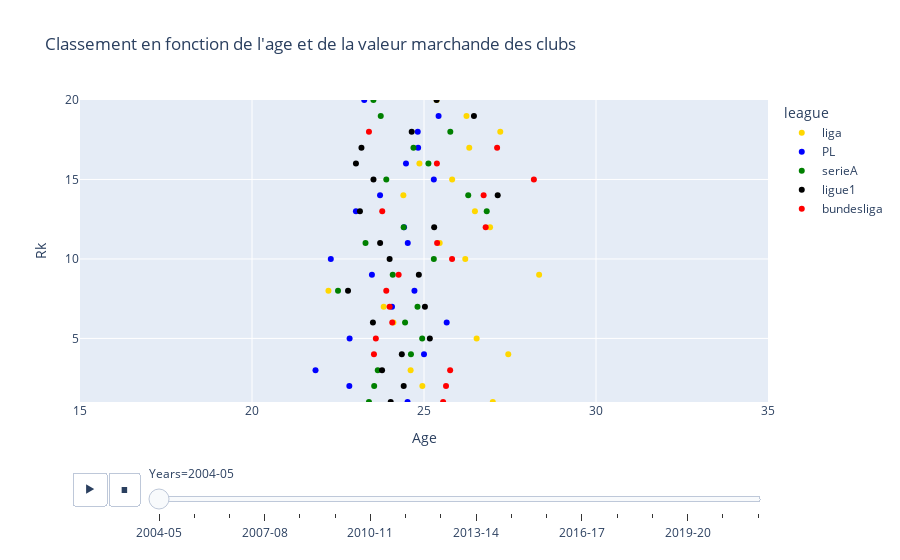

The code cell stored with this chart in its notebook:
### Code cell
#[leagues["Years"] == saison]
px.scatter(leagues, x='Age', y='Rk', color="league", 
           hover_name="Squad", 
           color_discrete_map=league_colors, title="Classement en fonction de l'age et de la valeur marchande des clubs ",
           #size = 'Market Value', size_max=40, 
           animation_frame=leagues["Years"], animation_group="Squad", range_x=[15,35], range_y=[1,20])

### Figure 1 — Plotly figure (JSON) as saved in the notebook; plotly's stock layout.template omitted (floating-point values rounded to 4 significant figures)
{"data": [{"hovertemplate": "<b>%{hovertext}</b><br><br>league=liga<br>Years=2004-05<br>Age=%{x}<br>Rk=%{y}<extra></extra>", "hovertext": ["FC Barcelona", "Real Madrid", "Villarreal CF", "Real Betis Balompié", "RCD Espanyol Barcelona", "Sevilla FC", "Valencia CF", "Athletic Bilbao", "Deportivo de La Coruña", "Málaga CF", "Atlético de Madrid", "Real Zaragoza", "Getafe CF", "Real Sociedad", "CA Osasuna", "Racing Santander", "RCD Mallorca", "Levante UD", "CD Numancia", "Albacete Balompié"], "ids": ["FC Barcelona", "Real Madrid", "Villarreal CF", "Real Betis Balompié", "RCD Espanyol Barcelona", "Sevilla FC", "Valencia CF", "Athletic Bilbao", "Deportivo de La Coruña", "Málaga CF", "Atlético de Madrid", "Real Zaragoza", "Getafe CF", "Real Sociedad", "CA Osasuna", "Racing Santander", "RCD Mallorca", "Levante UD", "CD Numancia", "Albacete Balompié"], "legendgroup": "liga", "marker": {"color": "gold", "symbol": "circle"}, "mode": "markers", "name": "liga", "orientation": "v", "showlegend": true, "type": "scatter", "x": [27, 24.95, 24.61, 27.45, 26.53, 24.11, 23.83, 22.22, 28.35, 26.2, 25.46, 26.92, 26.48, 24.4, 25.82, 24.87, 26.32, 27.22, 26.24, 25.37], "xaxis": "x", "y": [1, 2, 3, 4, 5, 6, 7, 8, 9, 10, 11, 12, 13, 14, 15, 16, 17, 18, 19, 20], "yaxis": "y"}, {"hovertemplate": "<b>%{hovertext}</b><br><br>league=PL<br>Years=2004-05<br>Age=%{x}<br>Rk=%{y}<extra></extra>", "hovertext": ["Chelsea FC FC", "Arsenal FC", "Manchester United", "Everton FC", "Liverpool FC", "Bolton Wanderers", "Middlesbrough", "Manchester City", "Tottenham Hotspur", "Aston Villa", "Charlton Athletic", "Birmingham City", "Fulham FC", "Newcastle United", "Blackburn Rovers", "Portsmouth FC", "West Bromwich Albion", "Crystal Palace", "Norwich City", "Southampton FC"], "ids": ["Chelsea FC FC", "Arsenal FC", "Manchester United", "Everton FC", "Liverpool FC", "Bolton Wanderers", "Middlesbrough", "Manchester City", "Tottenham Hotspur", "Aston Villa", "Charlton Athletic", "Birmingham City", "Fulham FC", "Newcastle United", "Blackburn Rovers", "Portsmouth FC", "West Bromwich Albion", "Crystal Palace", "Norwich City", "Southampton FC"], "legendgroup": "PL", "marker": {"color": "blue", "symbol": "circle"}, "mode": "markers", "name": "PL", "orientation": "v", "showlegend": true, "type": "scatter", "x": [24.52, 22.83, 21.85, 25, 22.84, 25.66, 24.07, 24.72, 23.49, 22.29, 24.53, 24.42, 23.02, 23.72, 25.29, 24.48, 24.83, 24.82, 25.42, 23.26], "xaxis": "x", "y": [1, 2, 3, 4, 5, 6, 7, 8, 9, 10, 11, 12, 13, 14, 15, 16, 17, 18, 19, 20], "yaxis": "y"}, {"hovertemplate": "<b>%{hovertext}</b><br><br>league=serieA<br>Years=2004-05<br>Age=%{x}<br>Rk=%{y}<extra></extra>", "hovertext": ["Juventus FC", "AC Milan", "Inter Milan", "Udinese Calcio", "UC Sampdoria", "US Palermo", "FC Messina Peloro", "AS Roma", "AS Livorno", "Reggina Calcio", "US Lecce", "Cagliari Calcio", "SS Lazio", "AC Siena", "Chievo Verona", "ACF Fiorentina", "Parma FC", "Bologna FC 1909", "Brescia Calcio", "Atalanta BC"], "ids": ["Juventus FC", "AC Milan", "Inter Milan", "Udinese Calcio", "UC Sampdoria", "US Palermo", "FC Messina Peloro", "AS Roma", "AS Livorno", "Reggina Calcio", "US Lecce", "Cagliari Calcio", "SS Lazio", "AC Siena", "Chievo Verona", "ACF Fiorentina", "Parma FC", "Bologna FC 1909", "Brescia Calcio", "Atalanta BC"], "legendgroup": "serieA", "marker": {"color": "green", "symbol": "circle"}, "mode": "markers", "name": "serieA", "orientation": "v", "showlegend": true, "type": "scatter", "x": [23.4, 23.55, 23.66, 24.62, 24.95, 24.45, 24.81, 22.5, 24.09, 25.29, 23.3, 24.41, 26.82, 26.29, 23.9, 25.13, 24.69, 25.76, 23.74, 23.53], "xaxis": "x", "y": [1, 2, 3, 4, 5, 6, 7, 8, 9, 10, 11, 12, 13, 14, 15, 16, 17, 18, 19, 20], "yaxis": "y"}, {"hovertemplate": "<b>%{hovertext}</b><br><br>league=ligue1<br>Years=2004-05<br>Age=%{x}<br>Rk=%{y}<extra></extra>", "hovertext": ["Olympique Lyon", "LOSC Lille", "AS Monaco", "Stade Rennais", "Olympique Marseille", "Saint-Etienne", "RC Lens", "Auxerre", "Paris Saint-Germain", "FC Sochaux-Montbéliard", "RC Strasbourg Alsace", "OGC Nice", "Toulouse", "Ajaccio", "FC Girondins Bordeaux", "FC Metz", "FC Nantes", "SM Caen", "SC Bastia", "FC Istres Ouest Provence"], "ids": ["Olympique Lyon", "LOSC Lille", "AS Monaco", "Stade Rennais", "Olympique Marseille", "Saint-Etienne", "RC Lens", "Auxerre", "Paris Saint-Germain", "FC Sochaux-Montbéliard", "RC Strasbourg Alsace", "OGC Nice", "Toulouse", "Ajaccio", "FC Girondins Bordeaux", "FC Metz", "FC Nantes", "SM Caen", "SC Bastia", "FC Istres Ouest Provence"], "legendgroup": "ligue1", "marker": {"color": "black", "symbol": "circle"}, "mode": "markers", "name": "ligue1", "orientation": "v", "showlegend": true, "type": "scatter", "x": [24.03, 24.41, 23.78, 24.35, 25.17, 23.52, 25.03, 22.79, 24.85, 24, 23.72, 25.3, 23.14, 27.14, 23.53, 23.02, 23.18, 24.64, 26.45, 25.37], "xaxis": "x", "y": [1, 2, 3, 4, 5, 6, 7, 8, 9, 10, 11, 12, 13, 14, 15, 16, 17, 18, 19, 20], "yaxis": "y"}, {"hovertemplate": "<b>%{hovertext}</b><br><br>league=bundesliga<br>Years=2004-05<br>Age=%{x}<br>Rk=%{y}<extra></extra>", "hovertext": ["Bayern Munich", "Schalke 04", "SV Werder Bremen", "Hertha BSC", "VfB Stuttgart", "Bayer 04 Leverkusen", "Borussia Dortmund", "Hamburger SV", "VfL Wolfsburg", "Hannover 96", "FSV Mainz 05", "Kaiserslautern", "Arminia Bielefeld", "Nuremberg", "Borussia Mönchengladbach", "VfL Bochum", "Hansa Rostock", "SC Freiburg"], "ids": ["Bayern Munich", "Schalke 04", "SV Werder Bremen", "Hertha BSC", "VfB Stuttgart", "Bayer 04 Leverkusen", "Borussia Dortmund", "Hamburger SV", "VfL Wolfsburg", "Hannover 96", "FSV Mainz 05", "Kaiserslautern", "Arminia Bielefeld", "Nuremberg", "Borussia Mönchengladbach", "VfL Bochum", "Hansa Rostock", "SC Freiburg"], "legendgroup": "bundesliga", "marker": {"color": "red", "symbol": "circle"}, "mode": "markers", "name": "bundesliga", "orientation": "v", "showlegend": true, "type": "scatter", "x": [25.56, 25.64, 25.76, 23.55, 23.6, 24.08, 24, 23.9, 24.26, 25.82, 25.38, 26.79, 23.79, 26.73, 28.19, 25.38, 27.12, 23.4], "xaxis": "x", "y": [1, 2, 3, 4, 5, 6, 7, 8, 9, 10, 11, 12, 13, 14, 15, 16, 17, 18], "yaxis": "y"}], "layout": {"legend": {"title": {"text": "league"}, "tracegroupgap": 0}, "sliders": [{"active": 0, "currentvalue": {"prefix": "Years="}, "len": 0.9, "pad": {"b": 10, "t": 60}, "steps": [{"args": [["2004-05"], {"frame": {"duration": 0, "redraw": false}, "fromcurrent": true, "mode": "immediate", "transition": {"duration": 0, "easing": "linear"}}], "label": "2004-05", "method": "animate"}, {"args": [["2005-06"], {"frame": {"duration": 0, "redraw": false}, "fromcurrent": true, "mode": "immediate", "transition": {"duration": 0, "easing": "linear"}}], "label": "2005-06", "method": "animate"}, {"args": [["2006-07"], {"frame": {"duration": 0, "redraw": false}, "fromcurrent": true, "mode": "immediate", "transition": {"duration": 0, "easing": "linear"}}], "label": "2006-07", "method": "animate"}, {"args": [["2007-08"], {"frame": {"duration": 0, "redraw": false}, "fromcurrent": true, "mode": "immediate", "transition": {"duration": 0, "easing": "linear"}}], "label": "2007-08", "method": "animate"}, {"args": [["2008-09"], {"frame": {"duration": 0, "redraw": false}, "fromcurrent": true, "mode": "immediate", "transition": {"duration": 0, "easing": "linear"}}], "label": "2008-09", "method": "animate"}, {"args": [["2009-10"], {"frame": {"duration": 0, "redraw": false}, "fromcurrent": true, "mode": "immediate", "transition": {"duration": 0, "easing": "linear"}}], "label": "2009-10", "method": "animate"}, {"args": [["2010-11"], {"frame": {"duration": 0, "redraw": false}, "fromcurrent": true, "mode": "immediate", "transition": {"duration": 0, "easing": "linear"}}], "label": "2010-11", "method": "animate"}, {"args": [["2011-12"], {"frame": {"duration": 0, "redraw": false}, "fromcurrent": true, "mode": "immediate", "transition": {"duration": 0, "easing": "linear"}}], "label": "2011-12", "method": "animate"}, {"args": [["2012-13"], {"frame": {"duration": 0, "redraw": false}, "fromcurrent": true, "mode": "immediate", "transition": {"duration": 0, "easing": "linear"}}], "label": "2012-13", "method": "animate"}, {"args": [["2013-14"], {"frame": {"duration": 0, "redraw": false}, "fromcurrent": true, "mode": "immediate", "transition": {"duration": 0, "easing": "linear"}}], "label": "2013-14", "method": "animate"}, {"args": [["2014-15"], {"frame": {"duration": 0, "redraw": false}, "fromcurrent": true, "mode": "immediate", "transition": {"duration": 0, "easing": "linear"}}], "label": "2014-15", "method": "animate"}, {"args": [["2015-16"], {"frame": {"duration": 0, "redraw": false}, "fromcurrent": true, "mode": "immediate", "transition": {"duration": 0, "easing": "linear"}}], "label": "2015-16", "method": "animate"}, {"args": [["2016-17"], {"frame": {"duration": 0, "redraw": false}, "fromcurrent": true, "mode": "immediate", "transition": {"duration": 0, "easing": "linear"}}], "label": "2016-17", "method": "animate"}, {"args": [["2017-18"], {"frame": {"duration": 0, "redraw": false}, "fromcurrent": true, "mode": "immediate", "transition": {"duration": 0, "easing": "linear"}}], "label": "2017-18", "method": "animate"}, {"args": [["2018-19"], {"frame": {"duration": 0, "redraw": false}, "fromcurrent": true, "mode": "immediate", "transition": {"duration": 0, "easing": "linear"}}], "label": "2018-19", "method": "animate"}, {"args": [["2019-20"], {"frame": {"duration": 0, "redraw": false}, "fromcurrent": true, "mode": "immediate", "transition": {"duration": 0, "easing": "linear"}}], "label": "2019-20", "method": "animate"}, {"args": [["2020-21"], {"frame": {"duration": 0, "redraw": false}, "fromcurrent": true, "mode": "immediate", "transition": {"duration": 0, "easing": "linear"}}], "label": "2020-21", "method": "animate"}, {"args": [["2020-21410256"], {"frame": {"duration": 0, "redraw": false}, "fromcurrent": true, "mode": "immediate", "transition": {"duration": 0, "easing": "linear"}}], "label": "2020-21410256", "method": "animate"}], "x": 0.1, "xanchor": "left", "y": 0, "yanchor": "top"}], "title": {"text": "Classement en fonction de l'age et de la valeur marchande des clubs "}, "updatemenus": [{"buttons": [{"args": [null, {"frame": {"duration": 500, "redraw": false}, "fromcurrent": true, "mode": "immediate", "transition": {"duration": 500, "easing": "linear"}}], "label": "&#9654;", "method": "animate"}, {"args": [[null], {"frame": {"duration": 0, "redraw": false}, "fromcurrent": true, "mode": "immediate", "transition": {"duration": 0, "easing": "linear"}}], "label": "&#9724;", "method": "animate"}], "direction": "left", "pad": {"r": 10, "t": 70}, "showactive": false, "type": "buttons", "x": 0.1, "xanchor": "right", "y": 0, "yanchor": "top"}], "xaxis": {"anchor": "y", "domain": [0, 1], "range": [15, 35], "title": {"text": "Age"}}, "yaxis": {"anchor": "x", "domain": [0, 1], "range": [1, 20], "title": {"text": "Rk"}}}}
